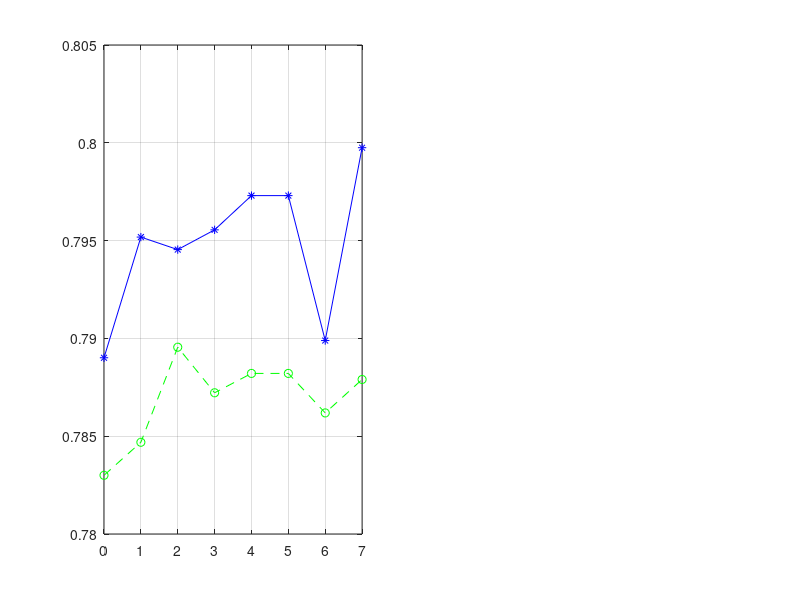

Write the MATLAB code that produced this figure. (Note: this script raises an error after producing the figure.)
fig = figure;

%---plot adult graph
subplot(1,2,1);

data_x = [0 1 2 3 4 5 6 7];
data_y1 = [0.783 0.78469 0.78955 0.78722 0.78821 0.78821 0.78619 0.7879];
data_y2 = [0.78901 0.79518 0.79454 0.79555 0.7973 0.7973 0.78989 0.79975];

p = plot(data_x,data_y1,'g--o',data_x,data_y2,'b-*');
ylim([0.78 0.805]);
grid on
h = hline(0.78177, 'r', 'BL1');
%h = hline(0.78177, 'r:', 'BL1');
legend('No Rank', 'Rank', 'Location', 'south');
set(gca,'XTick',[0 1 2 3 4 5 6 7]);
set(gca,'XTickLabel',{'H-VC', 'H-CFC', 'HV-VC', 'HV-CFC', 'V-VC', 'V-CFC', 'VH-VC', 'VH-CFC'});
%xticklabel_rotate([1 2 3 4 5 6 7 8], 90, {'H-VC', 'H-CFC', 'HV-VC', 'HV-CFC', 'V-VC', 'V-CFC', 'VH-VC', 'VH-CFC'}, 'Fontsize',8);

labels1 = {'SVM', 'SVM', 'RF', 'SVM', 'RF', 'RF', 'SVM', 'SVM'};
text(data_x, data_y1, labels1, 'VerticalAlignment','bottom','HorizontalAlignment','left', 'FontSize', 8);
%hText1 = text(data_x, data_y1, labels1, 'FontSize', 8);
%set(hText1, 'Rotation', 90, 'VerticalAlignment','bottom','HorizontalAlignment','left');

labels2 = {'RF(R3-3)', 'SVM(R1)', 'SVM(R4-2)', 'SVM(R4-2)', 'RF(R2-1)', 'RF(R2-1)', 'SVM(R4-1)', 'SVM(R4-3)'};
hText2 = text(data_x, data_y2, labels2, 'FontSize', 8);
set(hText2, 'Rotation', 90, 'VerticalAlignment','top','HorizontalAlignment','left');

title({'Performance comparison of the high scored models with', 'baseline and w/o rank on MIMIC-III Adult Dataset'}, 'FontSize',14,'FontWeight','bold');
ylabel('Fwa score','FontSize',12,'FontWeight','bold');
xlabel('Ensemble Models','FontSize',12,'FontWeight','bold');

%---plot senior graph
subplot(1,2,2);

data_x = [0 1 2 3 4 5 6 7];
data_y1 = [0.64669 0.62891 0.63644 0.63696 0.6378 0.6378 0.63633 0.64773];
data_y2 = [0.65945 0.66333 0.6496 0.64641 0.64652 0.64652 0.64024 0.65183];

p = plot(data_x,data_y1,'g--o',data_x,data_y2,'b-*');
ylim([0.625 0.67]);
grid on
h = hline(0.64569, 'r', 'BL1');
%h = hline(0.64569, 'r:', 'BL1');
legend('No Rank', 'Rank', 'Location', 'south');
set(gca,'XTick',[0 1 2 3 4 5 6 7]);
set(gca,'XTickLabel',{'H-VC', 'H-CFC', 'HV-VC', 'HV-CFC', 'V-VC', 'V-CFC', 'VH-VC', 'VH-CFC'});
%xticklabel_rotate([1 2 3 4 5 6 7 8], 90, {'H-VC', 'H-CFC', 'HV-VC', 'HV-CFC', 'V-VC', 'V-CFC', 'VH-VC', 'VH-CFC'}, 'Fontsize',8);

labels1 = {'NB', 'NB', 'NB', 'NB', 'NB', 'NB', 'NB', 'NB'};
text(data_x, data_y1, labels1, 'VerticalAlignment','bottom','HorizontalAlignment','left', 'FontSize', 8);
%hText1 = text(data_x, data_y1, labels1, 'FontSize', 8);
%set(hText1, 'Rotation', 90, 'VerticalAlignment','bottom','HorizontalAlignment','left');

labels2 = {'NB(R4-3)', 'NB(R4-3)', 'NB(R1)', 'NB(R2-1)', 'NB(R1-1)', 'NB(R1-1)', 'NB(R2-1)', 'NB(R4-3)'};
hText2 = text(data_x, data_y2, labels2, 'FontSize', 8);
set(hText2, 'Rotation', 90, 'VerticalAlignment','top','HorizontalAlignment','left');

title({'Performance comparison of the high scored models with', 'baseline and w/o rank on MIMIC-III Senior Dataset'}, 'FontSize',14,'FontWeight','bold');
ylabel('Fwa score','FontSize',12,'FontWeight','bold');
xlabel('Ensemble Models','FontSize',12,'FontWeight','bold');

